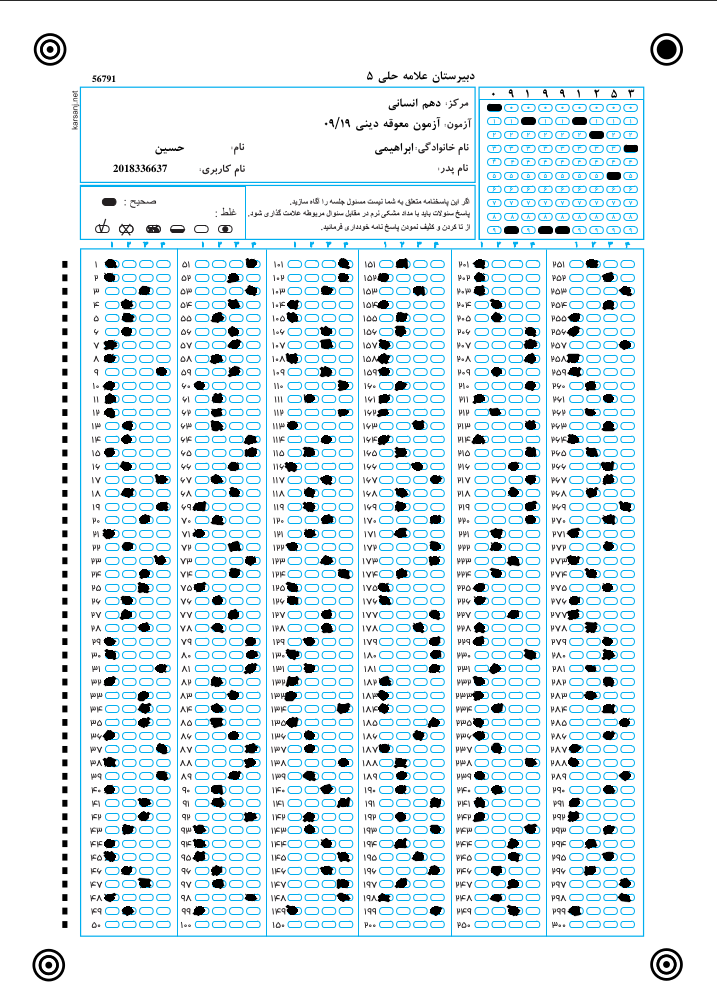
#> input picture assets/sample_sheet.png, 717 x 991 px
$ python -i template_builder.py   (imports and definitions only)
#> lines starting #> are read from the running program, lines starting #| are printed output that depends on the picture; after the words box and inside, x2 and y2 are one past the last pixel; in counts of white or black regions, pixels touching at a corner belong together
#> further down, picture is the input picture: shape (991, 717, 3); mean B, G, R 239.1, 234.5, 222.2
from __future__ import annotations

from pathlib import Path

import cv2
import numpy as np

from .alignment import detect_corner_markers
from .exceptions import TemplateValidationError
from .models import AlignmentParams, Bubble, ReferencePoint, ReferenceSize, Template, TemplateAlignment
from .preprocess import load_image


# [91 lines left out: functions _cluster_sorted, detect_cyan_bubble_boxes, detect_dark_bubble_boxes, detect_color_answer_area, not called in this run]


def detect_structured_answer_area(image: np.ndarray) -> tuple[int, int, int, int] | None:
    gray = cv2.cvtColor(image, cv2.COLOR_BGR2GRAY)
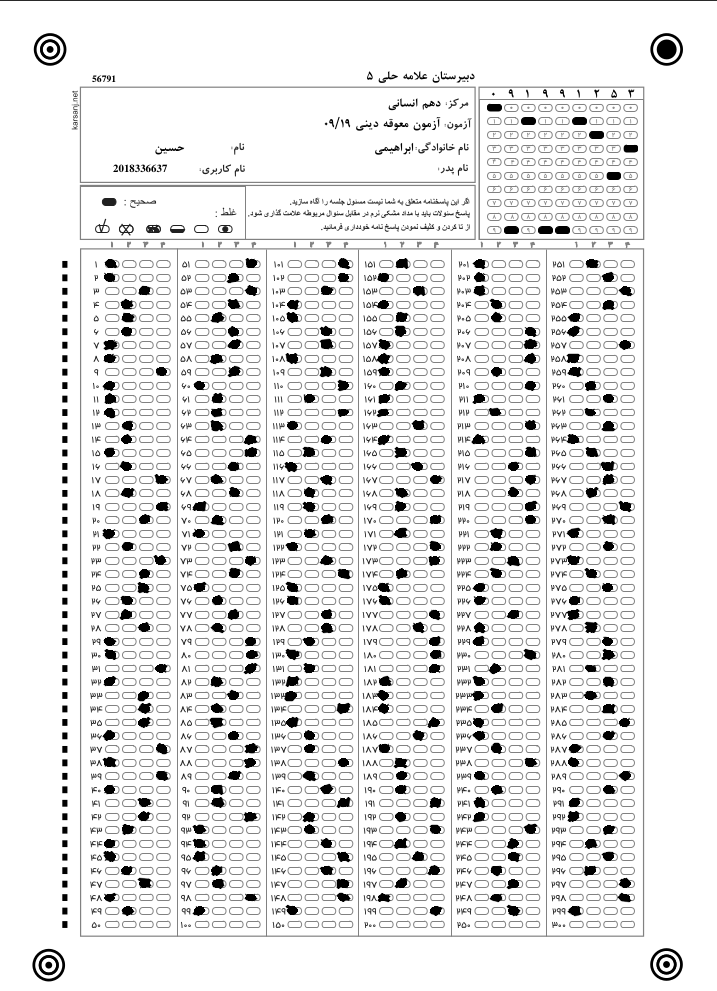
#> gray: shape (991, 717); min 0, max 255, mean 231.3
    threshold = cv2.adaptiveThreshold(
        gray, 255, cv2.ADAPTIVE_THRESH_GAUSSIAN_C, cv2.THRESH_BINARY_INV, 31, 10
    )
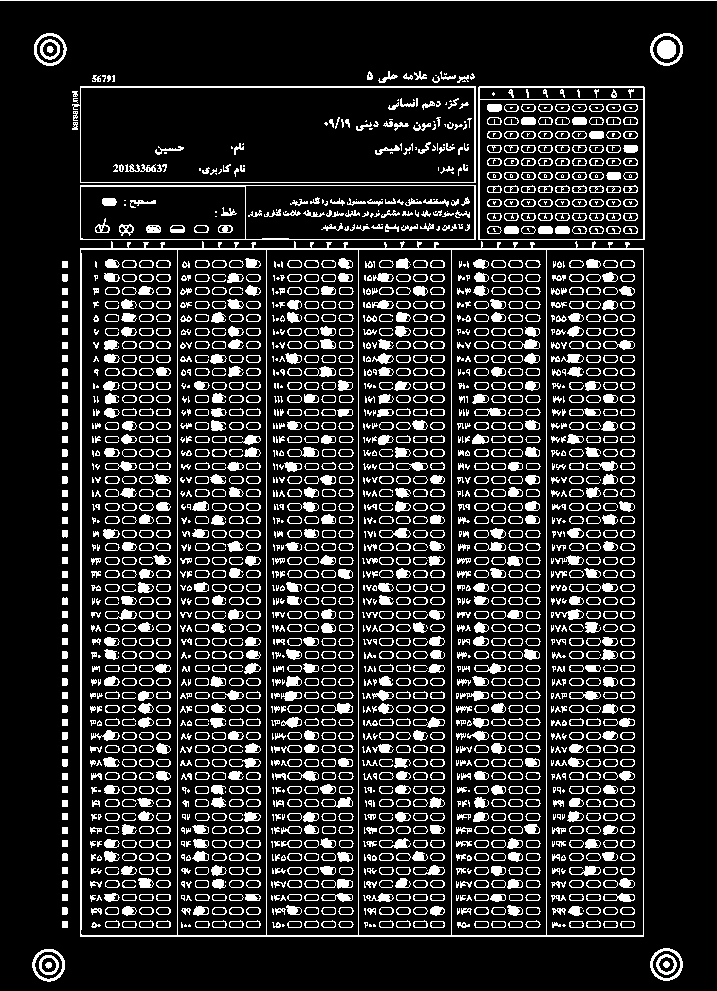
#> threshold: shape (991, 717); 15.4% white; 2166 white regions (512 under 20 px), largest, box (x1, y1, x2, y2) and area: (80, 241, 644, 937) 8135, (72, 86, 476, 183) 1495, (478, 86, 645, 240) 1266
    vertical = cv2.morphologyEx(
        threshold,
        cv2.MORPH_OPEN,
        cv2.getStructuringElement(cv2.MORPH_RECT, (1, max(25, image.shape[0] // 30))),
    )
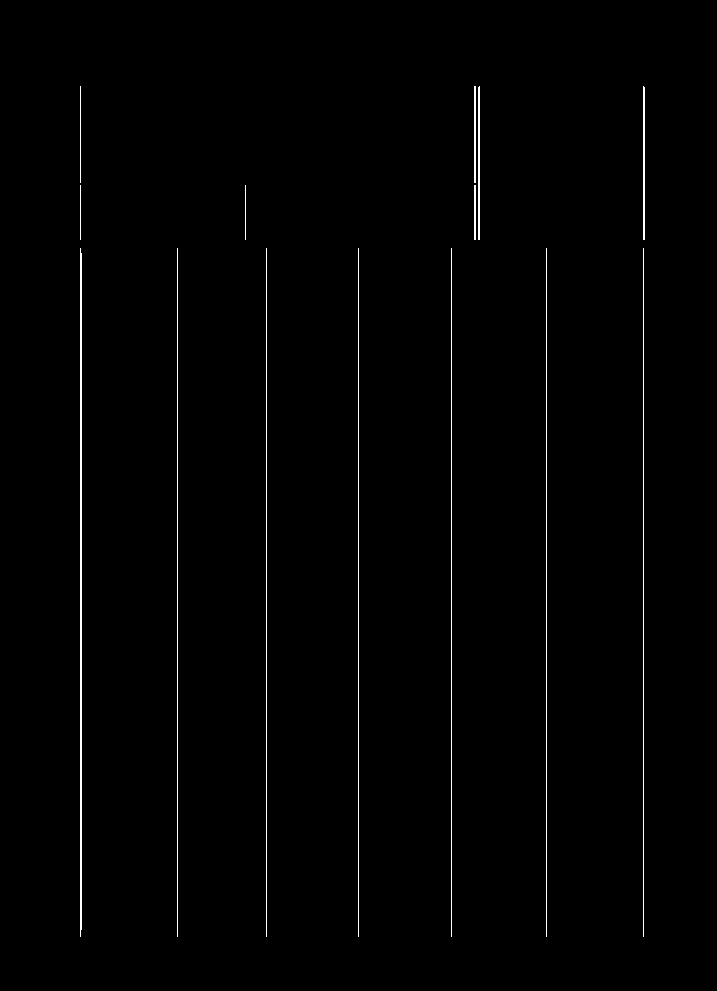
#> vertical: shape (991, 717); 0.93% white in thin lines or dots, all inside (x1, y1, x2, y2) = (80, 86, 645, 937)
    horizontal = cv2.morphologyEx(
        threshold,
        cv2.MORPH_OPEN,
        cv2.getStructuringElement(cv2.MORPH_RECT, (max(25, image.shape[1] // 20), 1)),
    )
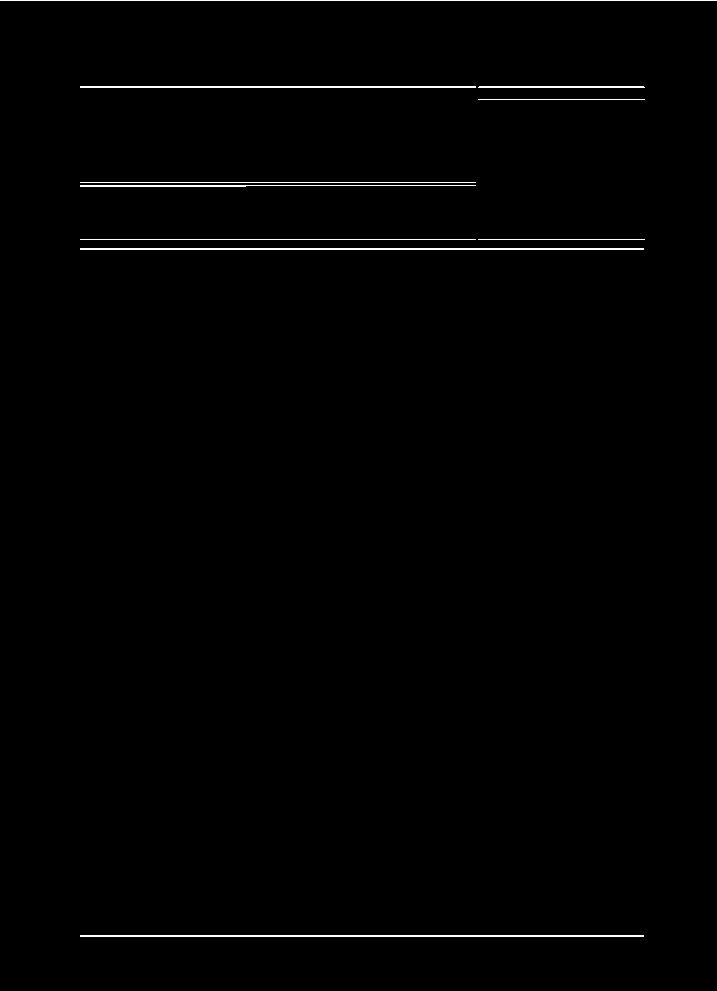
#> horizontal: shape (991, 717); 0.81% white in thin lines or dots

    vertical_components: list[tuple[int, int, int, int, int]] = []
    num_labels, _, stats, _ = cv2.connectedComponentsWithStats(vertical)
#> num_labels = 15; stats = 15 rows, first 6: [0, 0, 717, 991, 703922], [80, 86, 1, 97, 97], [474, 86, 2, 97, 194], [478, 86, 2, 154, 307], [643, 86, 2, 154, 307], [80, 185, 1, 55, 55]
    for label in range(1, num_labels):
        x, y, w, h, area = stats[label]
        if h >= image.shape[0] * 0.18 and y >= image.shape[0] * 0.25:
            vertical_components.append((int(x), int(y), int(w), int(h), int(area)))
#> this loop made 14 passes
#> (x, y, w, h, area) on passes 1 to 12: (80, 86, 1, 97, 97), (474, 86, 2, 97, 194), (478, 86, 2, 154, 307), (643, 86, 2, 154, 307), (80, 185, 1, 55, 55), (245, 185, 1, 55, 55), (474, 185, 2, 55, 110), (80, 248, 2, 689, 1366), (177, 248, 1, 689, 689), (266, 248, 1, 689, 689), (358, 248, 1, 689, 689), (451, 248, 1, 689, 689)
#> after the loop, vertical_components = [(80, 248, 2, 689, 1366), (177, 248, 1, 689, 689), (266, 248, 1, 689, 689), (358, 248, 1, 689, 689), (451, 248, 1, 689, 689), (546, 248, 1, 689, 689), (643, 248, 1, 689, 689)]
    if len(vertical_components) < 2:
        return None

    horizontal_components: list[tuple[int, int, int, int, int]] = []
    num_labels, _, stats, _ = cv2.connectedComponentsWithStats(horizontal)
#> num_labels = 11; stats = [[0, 1, 717, 990, 704762], [0, 0, 717, 1, 717], [80, 86, 396, 2, 792], [478, 86, 167, 2, 332], [478, 99, 167, 1, 167], [80, 182, 396, 1, 396], [80, 185, 396, 2, 562], [80, 239, 396, 1, 396], [478, 239, 167, 1, 167], [80, 248, 564, 2, 1128], [80, 935, 564, 2, 1128]]
    for label in range(1, num_labels):
        x, y, w, h, area = stats[label]
        if w >= image.shape[1] * 0.14 and y >= image.shape[0] * 0.25:
            horizontal_components.append((int(x), int(y), int(w), int(h), int(area)))
#> this loop made 10 passes
#> after the loop, horizontal_components = [(80, 248, 564, 2, 1128), (80, 935, 564, 2, 1128)]

    left = min(component[0] for component in vertical_components)
#> left = 80
    right = max(component[0] + component[2] for component in vertical_components)
#> right = 644
    top = min(component[1] for component in vertical_components)
#> top = 248
    bottom = max(component[1] + component[3] for component in vertical_components)
#> bottom = 937

    if horizontal_components:
        top = min(top, min(component[1] for component in horizontal_components))
        bottom = max(bottom, max(component[1] + component[3] for component in horizontal_components))

    width = right - left
#> width = 564
    height = bottom - top
#> height = 689
    if width < image.shape[1] * 0.35 or height < image.shape[0] * 0.2:
        return None
    return int(left), int(top), int(width), int(height)


# [194 lines left out: functions detect_answer_area, _infer_centers_from_cluster, _select_option_centers_from_clusters, build_template_from_reference, not called in this run]

>>> import cv2
>>> picture = cv2.imread('../../assets/sample_sheet.png')
>>> result = detect_structured_answer_area(picture)
#> result = (80, 248, 564, 689)
